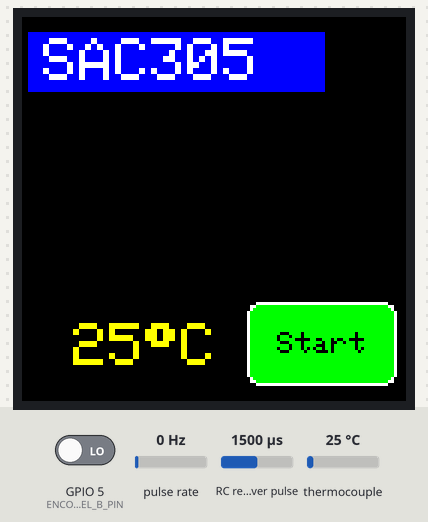
A program run on a simulated ESP32. Parts: 128×128 colour display. Wiring (inferred from the names in the program): RC receiver channel: data GPIO 2; pulse sensor: data GPIO 3. The test bench sets the inputs (shaded band); at power-on: pulse rate 0 Hz, thermocouple 25 °C, GPIO 5 (ENCODER_CHANNEL_B_PIN) LOW, RC receiver pulse 1500 µs. What the program prints to the serial monitor is not drawn.

Above: at 1.8 s.
1.9 s: pulse rate (sensor on GPIO 3) set to 2 Hz
At 3.0 s:
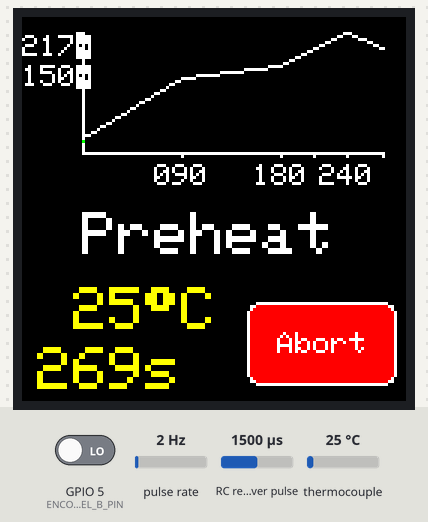
4.9 s: thermocouple set to 6 °C
At 6.6 s:
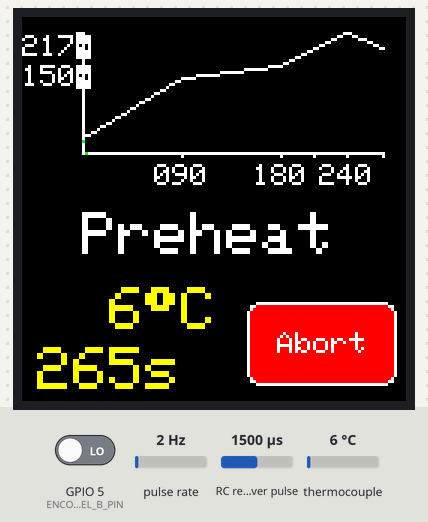
7.9 s: thermocouple set to 75 °C
At 9.0 s:
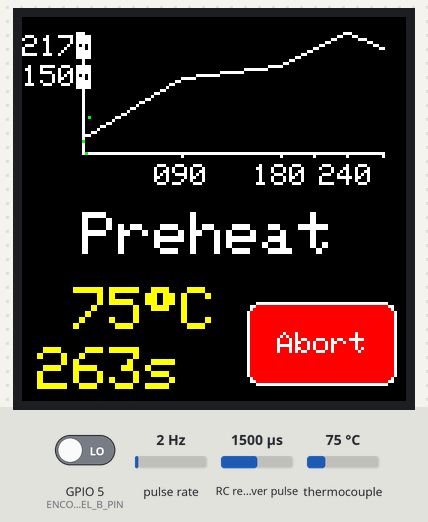
9.6 s: thermocouple set to 150 °C
At 12.1 s:
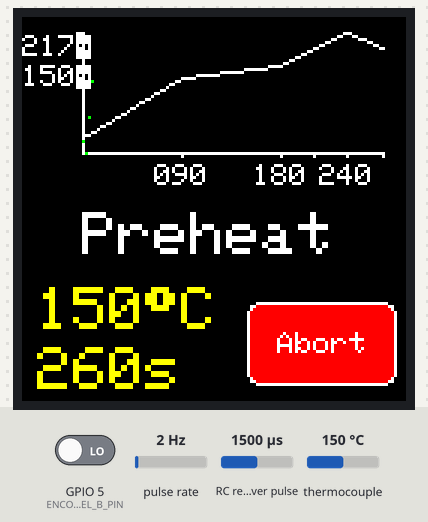
Timing chart, 0 to 12.8 s (numbered marks = the images above; inputs shaded):
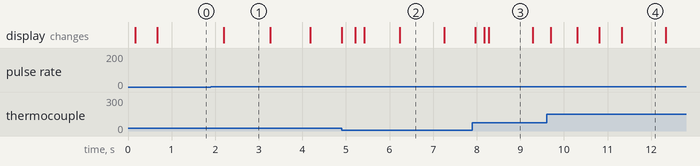

Measured:
- the behaviour switches between 0 and 1 Hz on pulse rate (sensor on GPIO 3) (found by bisection; images 0 and 1)
- after the input at 1.9 s, the display: changes after 0.30 s (image 1)
- after the input at 4.9 s, the display: first changes at once (image 2 shows a later state)
- what the display in image 1 shows lasts 1.1 s, from 2.2 s to 3.3 s
- what the display in image 2 shows lasts 1.1 s, from 6.2 s to 7.3 s

The program:

main.cpp
```cpp
#include <Arduino.h>
#include <max6675.h>
#include <SPI.h>
#include "ReflowModel.hpp"
#include "ReflowController.hpp"
#include "reflowtft/ReflowTFT.hpp"
#include "selectionswitch/SelectionSwitch.hpp"
#include "ReflowHeater.hpp"
#include "Refreshable.hpp"

/**************************
 * Pin Definitions
 **************************/
#define REFLOW_MICROPROCESSOR MEGA

/**
 * SPI pins can be found here: https://www.arduino.cc/en/reference/SPI
 */
#if REFLOW_MICROPROCESSOR == NANO
  /**
   * Note: On a Nano, the channel A pin and the encoder switch pin MUST be
   * either pin 2 or 3 because these are the only two pins that the Arduino
   * can attach an interrupt to. We're only triggering off channel A (which
   * reduces our resolution but this doesn't matter for a simple human input
   * device).
   */
  static constexpr uint8_t ENCODER_CHANNEL_A_PIN = 2;
  static constexpr uint8_t ENCODER_CHANNEL_B_PIN = 5;
  static constexpr uint8_t ENCODER_SWITCH_PIN = 3;
  static constexpr uint8_t THERMOCOUPLE_CS_PIN = 4;
  static constexpr uint8_t TFT_CS_PIN = 7;
  static constexpr uint8_t TFT_DC_PIN = 9;
  static constexpr uint8_t TFT_RST_PIN = 8;
  static constexpr uint8_t LOW_POWER_HEATING_ELEMENT_PIN = 10;
  static constexpr uint8_t HIGH_POWER_HEATING_ELEMENT_PIN = 6;
#elif REFLOW_MICROPROCESSOR == MEGA
  /**
   * Note: On a Nano, the channel A pin and the encoder switch pin MUST be
   * either pin 2 or 3 because these are the only two pins that the Arduino
   * can attach an interrupt to. We're only triggering off channel A (which
   * reduces our resolution but this doesn't matter for a simple human input
   * device).
   */
  static constexpr uint8_t ENCODER_CHANNEL_A_PIN = 2;
  static constexpr uint8_t ENCODER_CHANNEL_B_PIN = 5;
  static constexpr uint8_t ENCODER_SWITCH_PIN = 3;
  static constexpr uint8_t THERMOCOUPLE_CS_PIN = 4;
  static constexpr uint8_t TFT_CS_PIN = 7;
  static constexpr uint8_t TFT_DC_PIN = 9;
  static constexpr uint8_t TFT_RST_PIN = 8;
  static constexpr uint8_t LOW_POWER_HEATING_ELEMENT_PIN = 10;
  static constexpr uint8_t HIGH_POWER_HEATING_ELEMENT_PIN = 6;
#endif

// Refresh rates in milliseconds
static constexpr unsigned long SCREEN_REFRESH_PERIOD = 100;
static constexpr unsigned long USER_SWITCH_REFRESH_PERIOD = 10;
static constexpr unsigned long HEATER_REFRESH_PERIOD = 1000;
static constexpr unsigned long CONTROLLER_REFRESH_PERIOD = 10;

// Inerrupt function declarations for reference
void userTurnInterruptDispatch();
void userSelectButtonPressInterruptDispatch();

// Global Objects
ReflowModel gReflowModel = ReflowModel();
ReflowController gReflowController = ReflowController(&gReflowModel);
ReflowTFT gTFTscreen = ReflowTFT(&gReflowModel, TFT_CS_PIN, TFT_DC_PIN, TFT_RST_PIN);
MAX6675 gThermocouple = MAX6675();
SelectionSwitch gSelectionSwitch = SelectionSwitch(&gReflowModel, &gReflowController, &userTurnInterruptDispatch, &userSelectButtonPressInterruptDispatch, ENCODER_CHANNEL_A_PIN, ENCODER_CHANNEL_B_PIN, ENCODER_SWITCH_PIN);
ReflowHeater gReflowHeater = ReflowHeater(&gReflowModel, LOW_POWER_HEATING_ELEMENT_PIN, HIGH_POWER_HEATING_ELEMENT_PIN);

// Update timers
unsigned long gPreviousScreenRefresh = 0;
unsigned long gPreviousSelectionSwitchRefresh = 0;
unsigned long gPreviousHeaterRefresh = 0;
unsigned long gPreviousControllerRefresh = 0;

/**************************
 * Interrupt function calls
 **************************/
void userTurnInterruptDispatch() {
  gSelectionSwitch.userTurnInterrupt();
}

void userSelectButtonPressInterruptDispatch() {
  gSelectionSwitch.userSelectButtonPressInterrupt();
}

/**************************
 * Entry point methods
 **************************/
void initThermocouple() {
  gThermocouple.begin(THERMOCOUPLE_CS_PIN);
  // Wait for MAX6675 chip to thermally stabilise
  delay(500);
}

void setup() {
  // Start serial comms for debug
  Serial.begin(115200);
  // Start SPI comms with devices
  SPI.begin();

  // Initialise the controller and model
  gReflowController.init();
  // Set up the display
  gTFTscreen.init();
  // Set up the thermocouple
  initThermocouple();
  // Set up the user input switch
  gSelectionSwitch.init();
  // Set up the heater
  gReflowHeater.init();
}

void checkAndRefresh(unsigned long* previousRefreshTimeMillisPtr, unsigned long refreshPeriod, Refreshable* refreshable) {
  unsigned long currentMillis = millis();
  // Intentially subtracting and comparing this way to ensure millis rollover doesn't cause problems
  if ((unsigned long) (currentMillis - *previousRefreshTimeMillisPtr) >= refreshPeriod) {
    refreshable->refresh();
    *previousRefreshTimeMillisPtr = currentMillis;
  }
}

void loop() {
  // Note intentional truncation from double to int for easy comparison
  int16_t temp = gThermocouple.readCelsius();
  gReflowModel.setOvenTemp(temp);

  // Check to see if the user has done anything
  checkAndRefresh(&gPreviousSelectionSwitchRefresh, USER_SWITCH_REFRESH_PERIOD, &gSelectionSwitch);
  // Refresh the screen for the user
  checkAndRefresh(&gPreviousScreenRefresh, SCREEN_REFRESH_PERIOD, &gTFTscreen);
  // Get the controller to update the model as required
  checkAndRefresh(&gPreviousControllerRefresh, CONTROLLER_REFRESH_PERIOD, &gReflowController);
  // Make sure the heater is doing sensible things
  checkAndRefresh(&gPreviousHeaterRefresh, HEATER_REFRESH_PERIOD, &gReflowHeater);

}
```

ReflowController.cpp
```cpp
#include "ReflowController.hpp"
#include "SerialDebugger/SerialDebugger.hpp"

void ReflowController::init() {
  // Set the initial oven state
  mReflowModel->setOvenState(ReflowOvenState::UserSelecting);
}

void ReflowController::refresh() {
  if (mReflowModel->getOvenState() == ReflowOvenState::Reflowing) {
    unsigned long durationSinceStartMillis = millis() - mReflowModel->getRunningReflowStartTimeMillis();

    // Update remaining time
    unsigned long totalDurationSeconds = mReflowModel->getRunningReflowProfile()->getTotalDurationSeconds();
    unsigned long totalDurationMillis = totalDurationSeconds * 1000;
    unsigned long remainingTimeMillis = totalDurationMillis - durationSinceStartMillis;
    float remainingTimeSeconds = (float) remainingTimeMillis / (float) 1000.0;
    mReflowModel->setRunningTimeRemainingSeconds(remainingTimeSeconds);

    // Update the current target temperature
    ReflowZone* zone = mReflowModel->getRunningReflowZone();
    uint16_t zoneStart = mReflowModel->getRunningReflowZoneStartTimeSeconds();
    uint16_t zoneDuration = zone->getDurationSeconds();
    uint16_t zoneStartTemp = mReflowModel->getRunningReflowZoneStartTemp();
    uint16_t zoneTargetTemp = zone->getTargetTemp();

    uint16_t timeInZone = durationSinceStartMillis / 1000 - zoneStart;
    float zoneTimeRatio = (float) timeInZone / (float) zoneDuration;
    float runningTargetTemp = zoneTimeRatio * (zoneTargetTemp - zoneStartTemp) + zoneStartTemp;
    mReflowModel->setRunningTargetTemperature(runningTargetTemp);

    // Update current zone
    if (durationSinceStartMillis > (unsigned long) (zoneStart + zoneDuration) * 1000) {
      int zoneIndex = mReflowModel->getRunningReflowZoneIndex();
      if (zoneIndex+1 < mReflowModel->getRunningReflowProfile()->getNumZones()) {
        mReflowModel->setRunningReflowZoneStartTimeSeconds(mReflowModel->getRunningReflowZoneStartTimeSeconds() + zoneDuration);
        mReflowModel->setRunningReflowZoneStartTemp(zoneTargetTemp);
        mReflowModel->setRunningReflowZoneIndex(zoneIndex+1);
      } else {
        // Reached the end of the profile
        mReflowModel->toggleOvenState();
      }
    }

    if (DEBUG) SerialDebugger.updateValue("ReflowController::refresh profile", mReflowModel->getRunningReflowProfile()->toString());
    if (DEBUG) SerialDebugger.updateValue("ReflowController::refresh zone", ReflowZone::translateReflowState(zone->getReflowState()));
    if (DEBUG) SerialDebugger.updateValue("ReflowController::refresh numZones", mReflowModel->getRunningReflowProfile()->getNumZones());
    if (DEBUG) SerialDebugger.updateValue("ReflowController::refresh runningTargetTemp", runningTargetTemp);

  }
}

void ReflowController::startReflow() {
  if (mReflowModel->getOvenState() == ReflowOvenState::UserSelecting) {
    mReflowModel->setRunningReflowProfile(mReflowModel->getReflowProfile(mReflowModel->getSelectedProfileIndex()));
    mReflowModel->setRunningReflowZoneIndex(0);
    mReflowModel->setRunningReflowStartTimeMillis(millis());
    mReflowModel->setRunningReflowZoneStartTemp(mReflowModel->getOvenTemp());
    mReflowModel->setRunningReflowZoneStartTimeSeconds(0);

    if (DEBUG) SerialDebugger.updateValue("Running Profile", mReflowModel->getRunningReflowProfile()->getName());
    if (DEBUG) SerialDebugger.updateValue("Running Reflow Zone", ReflowZone::translateReflowState(mReflowModel->getRunningReflowZone()->getReflowState()));
    if (DEBUG) SerialDebugger.updateValue("Running Reflow Start Time", mReflowModel->getRunningReflowStartTimeMillis());

    mReflowModel->toggleOvenState();
  }
}

void ReflowController::abortReflow() {
  if (mReflowModel->getOvenState() == ReflowOvenState::Reflowing) {
    // TODO
  }
}
```

ReflowController.hpp
```cpp
#ifndef __REFLOWTIMER_H_INCLUDED__
#define __REFLOWTIMER_H_INCLUDED__

#include "Refreshable.hpp"
#include "ReflowModel.hpp"

/**
 * Controls the Reflow process
 */
class ReflowController : public Refreshable {

public:

  ReflowController(ReflowModel* reflowModel) : mReflowModel(reflowModel) {};

  // Initialises the controller and model
  void init();
  // Checks the time and controls the process based on it
  void refresh();
  // Start a reflow
  void startReflow();
  // Abort a reflow once it's started
  void abortReflow();

private:

  // Determines what the temperature should be at this point in an active profile
  int16_t determineTargetProfileTempNow();

  // Pointer to the model
  ReflowModel* mReflowModel;

};

#endif
```

ReflowHeater.cpp
```cpp
#include "ReflowHeater.hpp"

void ReflowHeater::init() {
  pinMode(mHighPowerHeatingElementPin, OUTPUT);
  pinMode(mLowPowerHeatingElementPin, OUTPUT);

  turnOffHighPowerElement();
  turnOffLowPowerElement();
}

void ReflowHeater::refresh() {
  if (mReflowModel->getOvenState() == ReflowOvenState::Reflowing) {
    // Find out what the temperature is now
    int16_t currentTemp = mReflowModel->getOvenTemp();
    // Find out what the temperature SHOULD be now
    int16_t targetTemp = mReflowModel->getRunningTargetTemperature();

    if (targetTemp - currentTemp > HIGHEST_THRESHOLD_TEMP) {
      turnOnHighPowerElement();
      turnOnLowPowerElement();
    } else if (targetTemp - currentTemp > HIGH_THRESHOLD_TEMP) {
      turnOnHighPowerElement();
      turnOffLowPowerElement();
    } else if (targetTemp - currentTemp > LOW_THRESHOLD_TEMP) {
      turnOffHighPowerElement();
      turnOnLowPowerElement();
    }

  } else {
    // Make sure everything is off as we're not currently Reflowing
    turnOffHighPowerElement();
    turnOffLowPowerElement();
  }
}

void ReflowHeater::turnOnHighPowerElement() {
  digitalWrite(mHighPowerHeatingElementPin, HIGH);
}

void ReflowHeater::turnOffHighPowerElement() {
  digitalWrite(mHighPowerHeatingElementPin, LOW);
}

void ReflowHeater::turnOnLowPowerElement() {
  digitalWrite(mLowPowerHeatingElementPin, HIGH);
}

void ReflowHeater::turnOffLowPowerElement() {
  digitalWrite(mLowPowerHeatingElementPin, LOW);
}
```

ReflowHeater.hpp
```cpp
#ifndef __REFLOWHEATER_H_INCLUDED__
#define __REFLOWHEATER_H_INCLUDED__

#include "ReflowModel.hpp"
#include "Refreshable.hpp"
#include <stdint.h>

class ReflowHeater : public Refreshable {

public:
  ReflowHeater(ReflowModel *reflowModel, uint8_t lpPin, uint8_t hpPin)
      : mReflowModel(reflowModel), mLowPowerHeatingElementPin(lpPin),
        mHighPowerHeatingElementPin(hpPin){};

  // Initialise the heater
  void init();
  // Refresh - make sure the heater is trying to reach the required temperature
  void refresh();

private:

  static constexpr int16_t HIGHEST_THRESHOLD_TEMP = 10;
  static constexpr int16_t HIGH_THRESHOLD_TEMP = 5;
  static constexpr int16_t LOW_THRESHOLD_TEMP = 2;

  void turnOnHighPowerElement();
  void turnOffHighPowerElement();
  void turnOnLowPowerElement();
  void turnOffLowPowerElement();

  ReflowModel *mReflowModel;
  uint8_t mLowPowerHeatingElementPin;
  uint8_t mHighPowerHeatingElementPin;
};

#endif // __REFLOWHEATER_H_INCLUDED__
```

ReflowModel.cpp
```cpp
#include "ReflowModel.hpp"

void ReflowModel::moveUserSelection(long int numberMoved) {
  if (mOvenState == ReflowOvenState::UserSelecting) {
    // Note: While the code below might look clunky, it is safe from interrupts
    if (mSelectedProfileIndex + numberMoved > mNumProfiles) {
      mSelectedProfileIndex = mNumProfiles;
    } else {
      if (mSelectedProfileIndex + numberMoved < 0) {
        mSelectedProfileIndex = 0;
      } else {
        mSelectedProfileIndex += numberMoved;
      }
    }
  }
}

void ReflowModel::toggleOvenState() {
  switch (mOvenState) {
    case ReflowOvenState::UserSelecting:
      mOvenState = ReflowOvenState::Reflowing;
      break;
    case ReflowOvenState::Reflowing:
      mOvenState = ReflowOvenState::UserSelecting;
      break;
  }
  if (DEBUG) SerialDebugger.updateValue("ReflowModel::toggleOvenState", ReflowModel::translateOvenState(mOvenState));
}
```

ReflowModel.hpp
```cpp
#ifndef __REFLOWMODEL_H_INCLUDED__
#define __REFLOWMODEL_H_INCLUDED__

#include "reflowprofile/ReflowProfile.hpp"
#include "reflowprofile/SAC305.hpp"
#include "SerialDebugger/SerialDebugger.hpp"

enum class ReflowOvenState : uint8_t {
  UserSelecting,
  Reflowing
};

class ReflowModel {

public:

  ReflowModel() {}

  // Get the current overall state of the oven
  ReflowOvenState getOvenState() const {return mOvenState;}
  // Get the oven temperature
  int16_t getOvenTemp() const {return mOvenTemp;}
  // Get the number of profiles this oven knows about
  const uint8_t getNumProfiles() const {return mNumProfiles;}
  // Get a specific reflow profile that this oven supports
  ReflowProfile* getReflowProfile(int profileIndex) const {return mReflowProfiles[profileIndex];}
  // Get the user's currently selected profile
  uint8_t getSelectedProfileIndex() const {return mSelectedProfileIndex;}
  // Get the time that the last reflow starting running
  unsigned long getRunningReflowStartTimeMillis() const {return mRunningReflowStartTimeMillis;}
  // Get the user selected reflow profile
  ReflowProfile* getRunningReflowProfile() const {return mRunningReflowProfile;}
  // Gets the index of the profile zone that's being executed
  int getRunningReflowZoneIndex() {return mRunningReflowZoneIdx;}
  // Get the reflow zone currently being executed
  ReflowZone* getRunningReflowZone() const {return mRunningReflowProfile->getZone(mRunningReflowZoneIdx);}
  // Returns the number of seconds left in the current profile
  uint16_t getRunningTimeRemainingSeconds() const {return mRunningTimeRemainingSeconds;}
  // Gets the start time in seconds from the beginning of the profile of the current reflow zone
  uint16_t getRunningReflowZoneStartTimeSeconds() const {return mRunningReflowZoneStartTimeSeconds;}
  // The starting temperature of the active reflow zone
  int16_t getRunningReflowZoneStartTemp() const {return mRunningReflowZoneStartTemp;}
  // The temperature target now
  int16_t getRunningTargetTemperature() const {return mRunningTargetTemperature;}

  // Set the current overall state of the oven
  void setOvenState(ReflowOvenState newState) {mOvenState = newState;}
  // Switches the oven to the other state
  void toggleOvenState();
  // Set the oven temperature
  void setOvenTemp(int16_t temp) {mOvenTemp = temp;}
  // Update the user's selection - sign indicates direction
  void moveUserSelection(long int numberMoved);
  // Sets the start time for the current reflow
  void setRunningReflowStartTimeMillis(unsigned long startTime) {mRunningReflowStartTimeMillis = startTime;}
  // Sets the profile that's being executed
  void setRunningReflowProfile(ReflowProfile* reflowProfile) {mRunningReflowProfile = reflowProfile;}
  // Sets the profile zone that's being executed
  void setRunningReflowZoneIndex(int index) {mRunningReflowZoneIdx = index;}
  // Set the number of seconds left in the current profile
  void setRunningTimeRemainingSeconds(uint16_t timeRemaining) {mRunningTimeRemainingSeconds = timeRemaining;}
  // Sets the start time in seconds from the beginning of the profile of the current reflow zone
  void setRunningReflowZoneStartTimeSeconds(uint16_t startTime) {mRunningReflowZoneStartTimeSeconds = startTime;}
  // The starting temperature of the active reflow zone
  void setRunningReflowZoneStartTemp(int16_t startTemp) {mRunningReflowZoneStartTemp = startTemp;}
  // The temperature target now
  void setRunningTargetTemperature(int16_t tempTarget) {mRunningTargetTemperature = tempTarget;}

  // Helper method: Translates an oven state into a human readable string
  static const char* translateOvenState(ReflowOvenState ovenState) {
    switch (ovenState) {
      case ReflowOvenState::UserSelecting:
        return USER_SELECTING_STRING;
      case ReflowOvenState::Reflowing:
        return REFLOWING_STRING;
    }
    return "Undefined";
  }

private:

  // Translation constants
  static constexpr const char* USER_SELECTING_STRING = "UserSelecting";
  static constexpr const char* REFLOWING_STRING = "Reflowing";

  // The number of reflow profiles in memory
  static constexpr uint8_t mNumProfiles = 1;
  // The list of reflow profiles
  ReflowProfile* mReflowProfiles[mNumProfiles] = {&SAC305};

  // The current state of the oven
  ReflowOvenState mOvenState;
  // The oven temperature
  int16_t mOvenTemp;
  // The user's selected profile index
  uint8_t mSelectedProfileIndex = 0;

  // The system start time of the current reflow
  unsigned long mRunningReflowStartTimeMillis = 0;
  // The reflow profile we're executing
  ReflowProfile* mRunningReflowProfile = NULL;
  // The index of the zone of the profile we're currently in
  int mRunningReflowZoneIdx = 0;
  // The target temperature at the current time
  int16_t mRunningTargetTemperature = 0;
  // The starting temperature of the active reflow zone
  int16_t mRunningReflowZoneStartTemp = 0;
  // Time remaining in the current profile
  uint16_t mRunningTimeRemainingSeconds = 0;
  // The start time in seconds from the beginning of the profile of the current reflow zone
  uint16_t mRunningReflowZoneStartTimeSeconds = 0;

};

#endif // __REFLOWMODEL_H_INCLUDED__
```

Source omitted: Refreshable.hpp (275 bytes), HashMap.h (4999 bytes), SerialDebugger.cpp (1572 bytes), SerialDebugger.hpp (1342 bytes), SerialDisplay.cpp (381 bytes), SerialDisplay.hpp (683 bytes), ReflowProfile.cpp (1184 bytes), ReflowProfile.hpp (1116 bytes), ReflowZone.cpp (385 bytes), ReflowZone.hpp (1409 bytes), SAC305.cpp (81 bytes), SAC305.hpp (612 bytes) and 13 more
